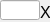
<?xml version="1.0" ?>
<ui version="4.0">
  <class>Dialog</class>
  <widget class="PyDMFrame" name="screen">
    <property name="geometry">
      <rect>
        <x>230</x>
        <y>230</y>
        <width>50</width>
        <height>22</height>
      </rect>
    </property>
    <property name="minimumSize">
      <size>
        <width>50</width>
        <height>22</height>
      </size>
    </property>
    <property name="styleSheet">
      <string notr="true">PyDMFrame#screen {
  color: rgb(0, 0, 0);
  background-color: rgb(218, 218, 218);
  }</string>
    </property>
    <property name="windowTitle">
      <string>pf4_other_bare</string>
    </property>
    <layout class="QGridLayout" name="gridLayout" columnstretch="40,10" rowstretch="2,18,2">
      <property name="leftMargin">
        <number>0</number>
      </property>
      <property name="topMargin">
        <number>0</number>
      </property>
      <property name="rightMargin">
        <number>0</number>
      </property>
      <property name="bottomMargin">
        <number>0</number>
      </property>
      <property name="horizontalSpacing">
        <number>0</number>
      </property>
      <property name="verticalSpacing">
        <number>0</number>
      </property>
      <item row="0" column="0" rowspan="2">
        <widget class="PyDMLineEdit" name="text_entry">
          <property name="geometry">
            <rect>
              <x>0</x>
              <y>0</y>
              <width>40</width>
              <height>20</height>
            </rect>
          </property>
          <property name="sizePolicy">
            <sizepolicy hsizetype="Ignored" vsizetype="Ignored">
              <horstretch>0</horstretch>
              <verstretch>0</verstretch>
            </sizepolicy>
          </property>
          <property name="channel" stdset="0">
            <string>ca://${P}${H}Other${N}${B}</string>
          </property>
          <property name="toolTip">
            <string>${P}${H}Other${N}${B}</string>
          </property>
          <property name="font">
            <font>
              <pointsize>12</pointsize>
            </font>
          </property>
          <property name="styleSheet">
            <string notr="true">PyDMLineEdit#text_entry {
  color: rgb(0, 0, 0);
  background-color: rgb(115, 223, 255);
  border: 1px solid black;
  margin: 0px;
  padding: 0px;
  spacing: 0px;
  }</string>
          </property>
        </widget>
      </item>
      <item row="1" column="1" rowspan="2">
        <widget class="PyDMLabel" name="text">
          <property name="geometry">
            <rect>
              <x>40</x>
              <y>2</y>
              <width>10</width>
              <height>20</height>
            </rect>
          </property>
          <property name="sizePolicy">
            <sizepolicy hsizetype="Ignored" vsizetype="Ignored">
              <horstretch>0</horstretch>
              <verstretch>0</verstretch>
            </sizepolicy>
          </property>
          <property name="text">
            <string>X</string>
          </property>
          <property name="font">
            <font>
              <pointsize>12</pointsize>
            </font>
          </property>
          <property name="brush" stdset="0">
            <brush brushstyle="SolidPattern">
              <color alpha="255">
                <red>253</red>
                <green>0</green>
                <blue>0</blue>
              </color>
            </brush>
          </property>
          <property name="rules" stdset="0">
            <string>[{&quot;name&quot;: &quot;visibility&quot;, &quot;property&quot;: &quot;Visible&quot;, &quot;channels&quot;: [{&quot;channel&quot;: &quot;ca://${P}${H}OtherLegal${N}${B}&quot;, &quot;trigger&quot;: true, &quot;use_enum&quot;: false}], &quot;expression&quot;: &quot;ch[0]==0&quot;}]</string>
          </property>
          <property name="toolTip">
            <string>text</string>
          </property>
          <property name="alignment">
            <set>Qt::AlignLeading|Qt::AlignLeft|Qt::AlignVCenter</set>
          </property>
          <property name="styleSheet">
            <string notr="true">PyDMLabel#text {
  color: rgb(253, 0, 0);
  }</string>
          </property>
        </widget>
      </item>
    </layout>
    <zorder>text_entry</zorder>
    <zorder>text</zorder>
  </widget>
  <customwidgets>
    <customwidget>
      <class>PyDMLineEdit</class>
      <extends>QLineEdit</extends>
      <header>pydm.widgets.line_edit</header>
    </customwidget>
    <customwidget>
      <class>PyDMLabel</class>
      <extends>QLabel</extends>
      <header>pydm.widgets.label</header>
    </customwidget>
    <customwidget>
      <class>PyDMFrame</class>
      <extends>QFrame</extends>
      <header>pydm.widgets.frame</header>
    </customwidget>
  </customwidgets>
</ui>
